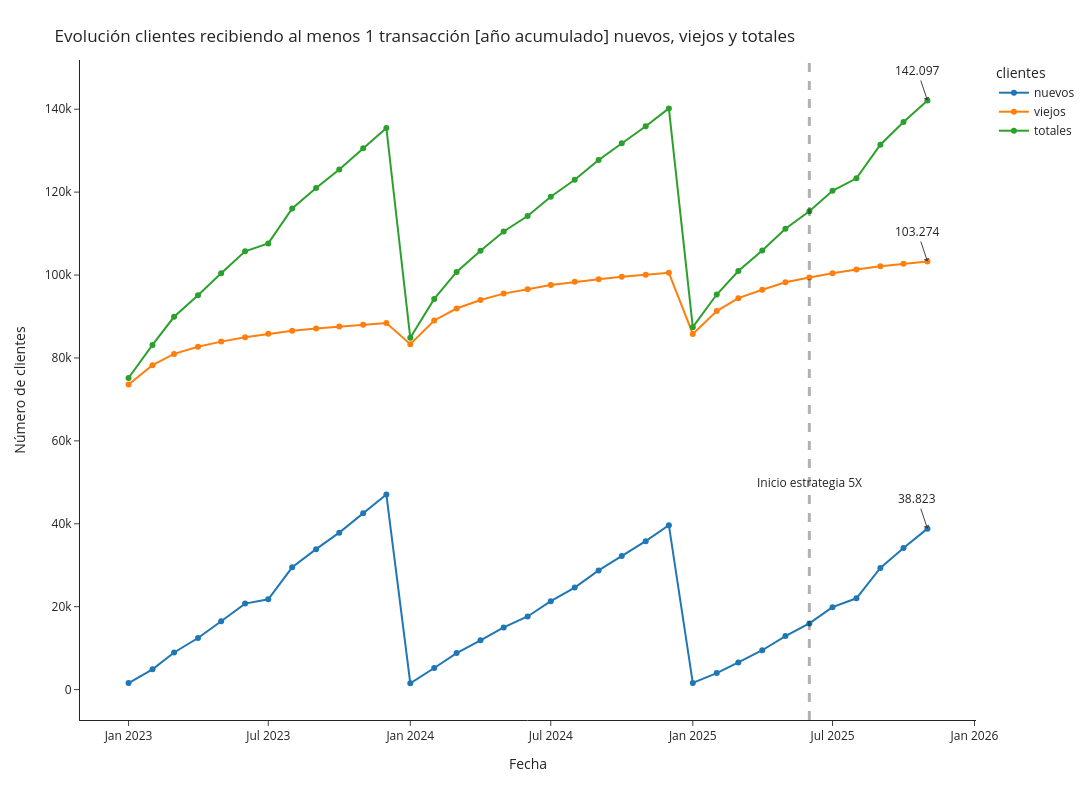

Notebook cell for this chart:
### Markdown cell above
# Uso

### Code cell
df_plot1 = df[['fecha_ym2', 'num_vinc_new_uso_cumsum_ym']]
df_plot1.columns = ['fecha', 'cantidad_clientes']
df_plot1['clientes'] = 'nuevos'
df_plot2 = df[['fecha_ym2', 'num_vinc_old_uso_cumsum_ym']]
df_plot2.columns = ['fecha', 'cantidad_clientes']
df_plot2['clientes'] = 'viejos'
df_plot3 = df[['fecha_ym2', 'num_vinc_all_uso_cumsum_ym']]
df_plot3.columns = ['fecha', 'cantidad_clientes']
df_plot3['clientes'] = 'totales'

df_plot = pd.concat([df_plot1[:35], df_plot2[:35], df_plot3[:35]])

fig = px.line(df_plot, x="fecha", y="cantidad_clientes", color='clientes',markers=True, template='simple_white', width=1600, height=800)
fig.add_vline(x='2025-06-01', line_width=3, line_dash="dash")
fig.update_layout(
    title={
        'text': "Evolución clientes recibiendo al menos 1 transacción [año acumulado] nuevos, viejos y totales",
        'xanchor': 'left',
        'yanchor': 'top'},
    xaxis=dict(
            title=dict(
                text="Fecha"
            )),
    yaxis=dict(
            title=dict(
                text="Número de clientes"
            ))
)
fig.add_annotation(x='2025-06-01', y=50000,
            text="Inicio estrategia 5X",
            showarrow=False,
            arrowhead=1)
fig.add_annotation(x='2025-11-01', y=142097,
            text="142.097",
            showarrow=True,
            arrowhead=1)
fig.add_annotation(x='2025-11-01', y=103274,
            text="103.274",
            showarrow=True,
            arrowhead=1)
fig.add_annotation(x='2025-11-01', y=38823,
            text="38.823",
            showarrow=True,
            arrowhead=1)
fig.show()
